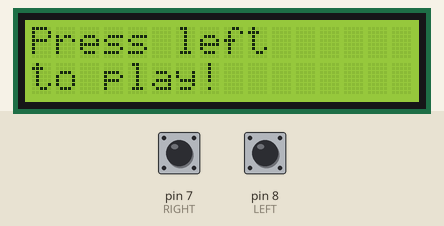
Simulated run of this sketch. Board: Arduino Uno, built with avr-gcc and run on an emulated ATmega328P. Shown: 16×2 character LCD. The test bench sets the inputs (shaded band); at power-on: pin 8 (LEFT) LOW, pin 7 (RIGHT) LOW. Random numbers use the default seed unless the sketch sets one.

Above: at 1.2 s.
1.3 s: pin 8 (LEFT) pulled HIGH for 0.15 s
At 2.1 s:
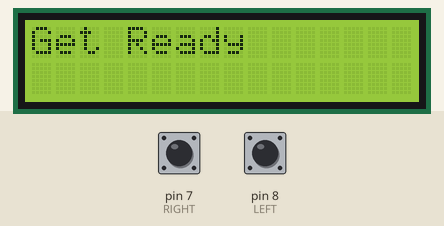
4.4 s: pin 7 (RIGHT) pulled HIGH for 3.2 s
At 8.2 s:
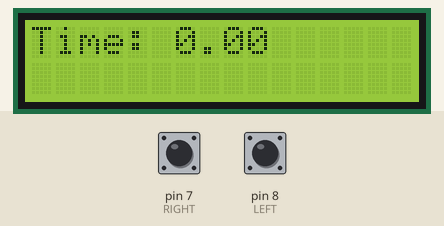
9.1 s: pin 8 (LEFT) pulled HIGH for 1 s
At 13.9 s:
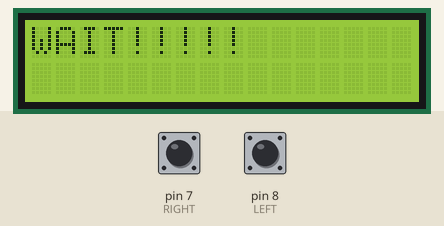
Timing chart, 0 to 15.4 s (numbered marks = the images above; inputs shaded):
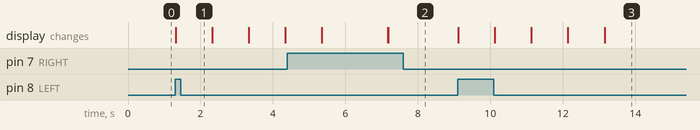

Measured:
- after the input at 1.3 s, the display: changes at once (image 1)
- after the input at 9.1 s, the display: first changes at once (image 3 shows a later state)

The sketch:

lcdGame.ino
```cpp
#include <LiquidCrystal_I2C.h>

#include <Wire.h>

LiquidCrystal_I2C lcd(0x27, 16, 2);
int rightButton = LOW;
int leftButton = LOW;
unsigned long startTime = millis();
int LEFT = 8;
int RIGHT = 7;
int STATE = 0; // 0 - into, 1 - awaing play, 2 - intro, 3 - playing , 4 - Done

void updateScreen(const String &top, const String &button);
void intro();
void start();
void playing();

void setup() {
  pinMode(LEFT, INPUT);
  pinMode(RIGHT, INPUT);
  lcd.init();
  lcd.backlight();
}

void loop() {
  checkInput();
  if(STATE == 0)
  {
    intro();
  }
  else if(STATE == 1)
  {
    awaiting();
  }
  else if(STATE == 2)
  {
    start();
  }
  else
  {
    playing();
  }
}

void checkInput()
{
  rightButton = digitalRead(RIGHT);
  leftButton = digitalRead(LEFT);
}

void intro()
{
  updateScreen("Press left", "to play!");
  STATE = 1;
}

void awaiting()
{
  if(leftButton == HIGH)
  {
    STATE = 2;
  }
}

void start()
{
  updateScreen("Get Ready","");
  delay(1000);
  updateScreen("3...","");
  delay(1000);
  updateScreen("2...","");
  delay(1000);
  updateScreen("1...","");
  delay(1000);
  updateScreen("WAIT!!!!!", "");
  delay(random(1000,3000));
  updateScreen("PRESS RIGHT!", "");
  startTime = millis();
  STATE = 3;
}

void playing()
{
   if(rightButton == HIGH)
   {
    unsigned long clickTime = millis();
    unsigned long elaspedTime = clickTime - startTime;
    updateScreen("Time: " + String(elaspedTime / 1000.0), "");
    STATE = 1;
   }
}

void updateScreen(const String &top, const String &button)
{
    lcd.clear();
    lcd.setCursor(0,0);
    lcd.print(top);
    lcd.setCursor(0,1);
    lcd.print(button);
}
```
